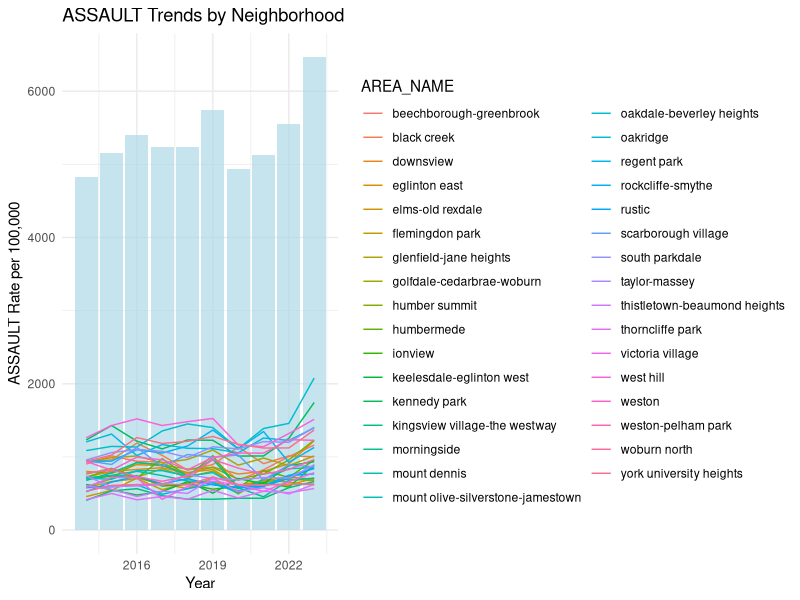
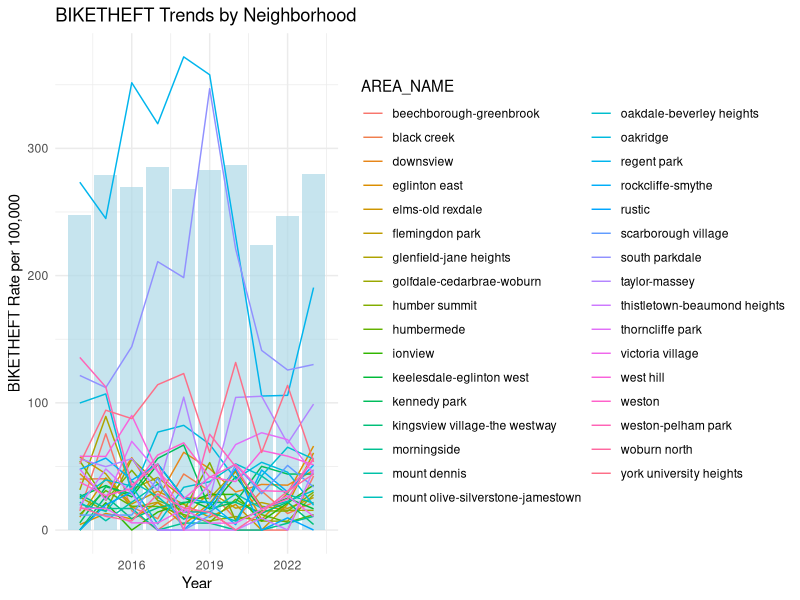
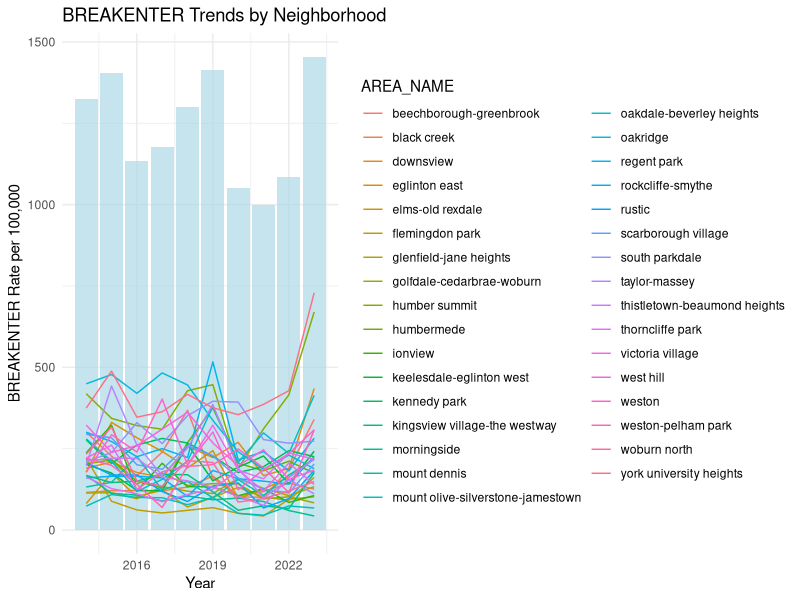
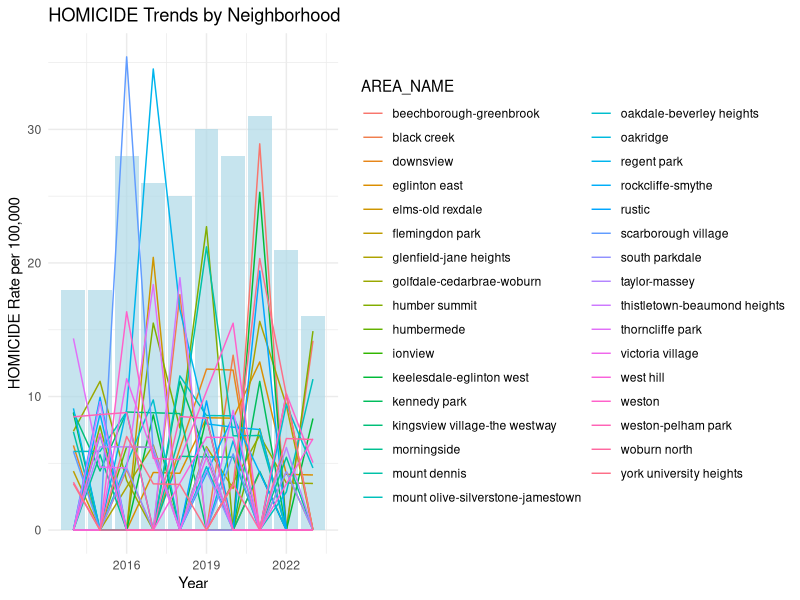
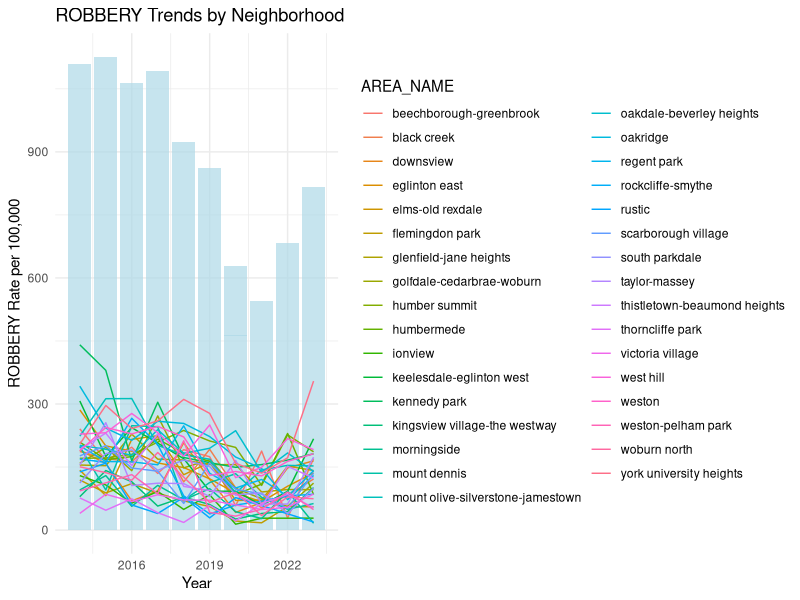
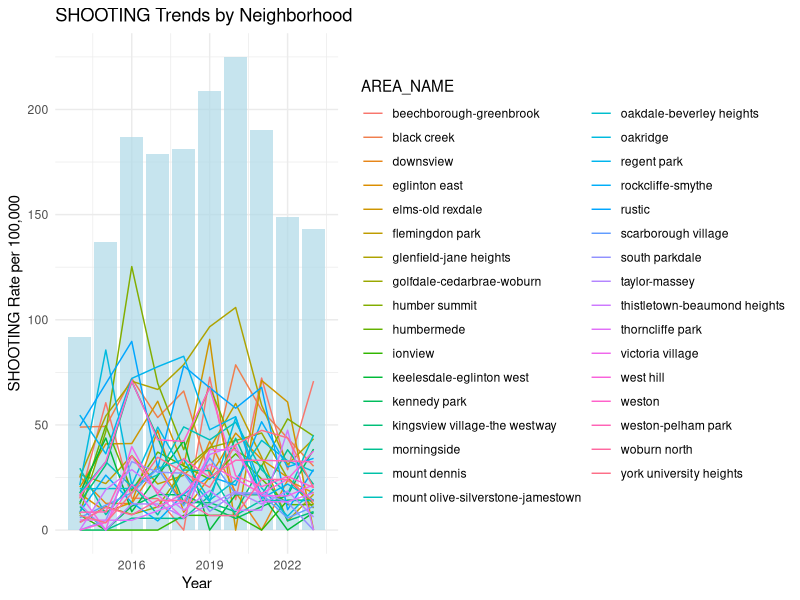
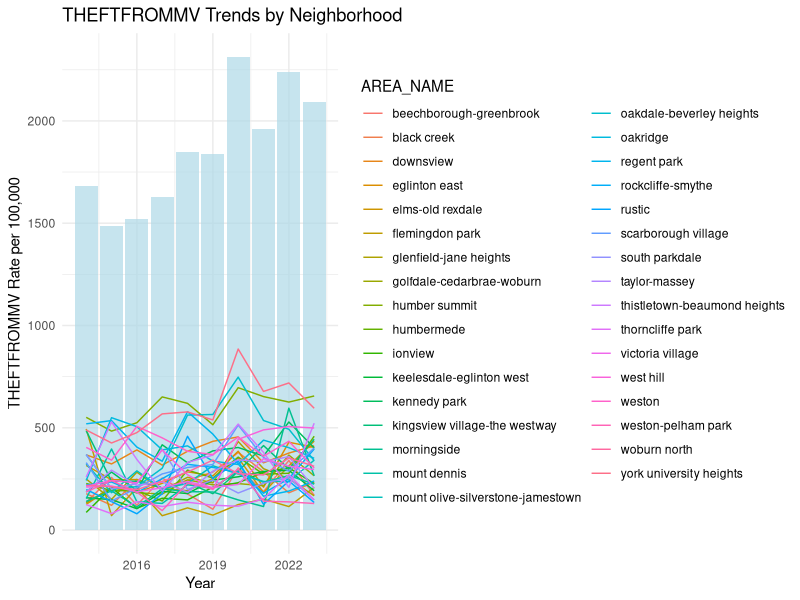
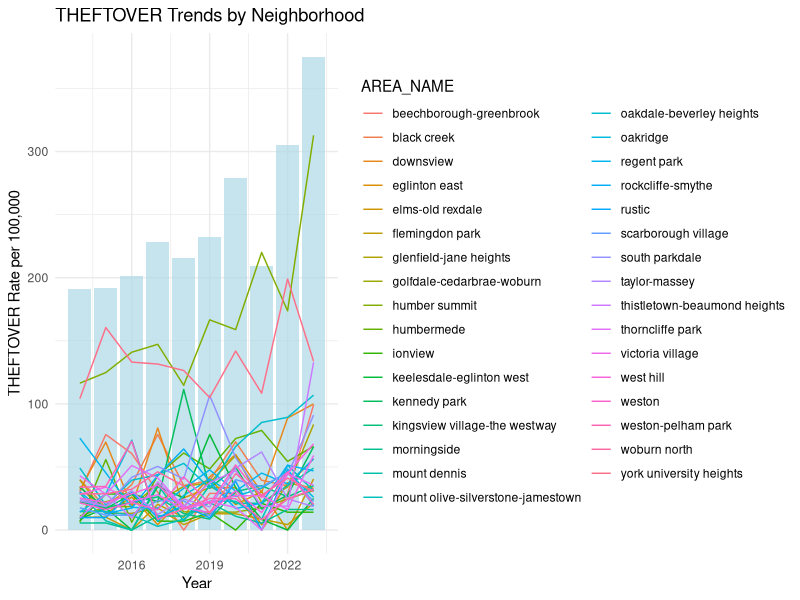

Write R code to recreate these figures, in order.
#### Preamble ####
# Purpose: Models to see if NIA reduced crimes
# Author: Harsh M Pareek
# Date: 24 September 2024
# Contact: harsh.pareek@mail.utoronto.ca
# License: MIT
# Pre-requisites: None
# Any other information needed? None


#### Workspace setup ####
library(tidyverse)

#### Workspace setup ####
library(tidyverse)
library(broom)

#### Load the cleaned crime data ####
crime_data <- read_csv("data/analysis_data/crime_statistics_nia_summary.csv")

#### 1. Visualization: Line and Bar Graph for Each Crime in Each Neighborhood ####
plot_crime_trends <- function(crime_type) {
  crime_rate_col <- paste0(crime_type, "_RATE")  # Construct rate column based on crime type
  crime_count_col <- crime_type  # The actual crime count column
  
  if (crime_rate_col %in% colnames(crime_data)) {
    crime_data %>%
      filter(!is.na(!!sym(crime_rate_col))) %>%
      ggplot(aes(x = year)) +
      geom_bar(aes(y = !!sym(crime_count_col)), stat = "identity", fill = "lightblue", alpha = 0.7) +
      geom_line(aes(y = !!sym(crime_rate_col), group = AREA_NAME, color = AREA_NAME)) +
      labs(title = paste(crime_type, "Trends by Neighborhood"),
           y = paste(crime_type, "Rate per 100,000"),
           x = "Year") +
      theme_minimal()
  } else {
    cat(paste("Column", crime_rate_col, "not found in the dataset.\n"))
  }
}

# Create plots for each crime type based on your data
plot_crime_trends("ASSAULT")
plot_crime_trends("BIKETHEFT")
plot_crime_trends("BREAKENTER")
plot_crime_trends("HOMICIDE")
plot_crime_trends("ROBBERY")
plot_crime_trends("SHOOTING")
plot_crime_trends("THEFTFROMMV")
plot_crime_trends("THEFTOVER")

#### 2. Averaging Crime Rates Across Neighborhoods ####
# Function to calculate average crime rates across neighborhoods by year
average_crime_rate <- crime_data %>%
  group_by(year) %>%
  summarise(across(starts_with("ASSAULT_RATE") | starts_with("AUTO_THEFT_RATE") | 
                     starts_with("ROBBERY_RATE") | starts_with("HOMICIDE_RATE") | 
                     starts_with("BREAKENTER_RATE"), 
                   mean, na.rm = TRUE))

# Save the averaged crime rates
write_csv(average_crime_rate, "data/analysis_data/average_crime_rate_nia.csv")

#### 3. Linear Regression on Averaged Crime Rates ####
# Function to run linear regression for a given crime type based on averaged data
run_regression_avg <- function(crime_type) {
  crime_rate_col <- paste0(crime_type, "_RATE")  # Construct rate column based on crime type
  
  # Check if the crime rate column exists in the data
  if (crime_rate_col %in% colnames(average_crime_rate)) {
    lm_fit <- lm(as.formula(paste(crime_rate_col, "~ year")), data = average_crime_rate)
    return(summary(lm_fit))
  } else {
    cat(paste("Column", crime_rate_col, "not found in the dataset.\n"))
    return(NULL)
  }
}

# Run linear regression for each crime type
assault_regression_avg <- run_regression_avg("ASSAULT")
biketheft_regression_avg <- run_regression_avg("BIKETHEFT")
breakenter_regression_avg <- run_regression_avg("BREAKENTER")
homicide_regression_avg <- run_regression_avg("HOMICIDE")
robbery_regression_avg <- run_regression_avg("ROBBERY")
shooting_regression_avg <- run_regression_avg("SHOOTING")
theftfrommv_regression_avg <- run_regression_avg("THEFTFROMMV")
theftover_regression_avg <- run_regression_avg("THEFTOVER")

# Combine all regression results
regression_avg_results <- bind_rows(
  tidy(assault_regression_avg) %>% mutate(crime_type = "Assault"),
  tidy(biketheft_regression_avg) %>% mutate(crime_type = "Bike Theft"),
  tidy(breakenter_regression_avg) %>% mutate(crime_type = "Break and Enter"),
  tidy(homicide_regression_avg) %>% mutate(crime_type = "Homicide"),
  tidy(robbery_regression_avg) %>% mutate(crime_type = "Robbery"),
  tidy(shooting_regression_avg) %>% mutate(crime_type = "Shooting"),
  tidy(theftfrommv_regression_avg) %>% mutate(crime_type = "Theft from Motor Vehicle"),
  tidy(theftover_regression_avg) %>% mutate(crime_type = "Theft Over")
)

# Save regression results
write_csv(regression_avg_results, "data/analysis_data/linear_regression_avg_results.csv")

#### Print Summary ####
print("Linear regression results for crime rate trends have been saved.")